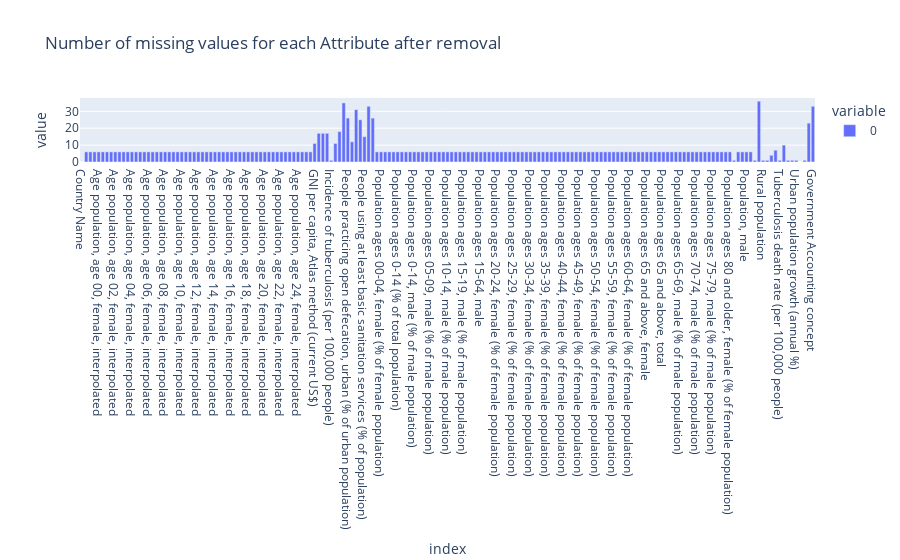

The notebook cell this image was saved under:
### Markdown cell above
Let's look at missing values now, considering we've removed atributes with more than 20% missing values

We still have approximately 175 attributes (excluding our label, hdi and the country name)

### Code cell
df.isna().sum().plot.bar(title='Number of missing values for each Attribute after removal')

### Figure 1 — Plotly figure (JSON) as saved in the notebook; plotly's stock layout.template omitted (floating-point values rounded to 4 significant figures; data arrays with more than 128 entries replaced by an {"elided": "..."} marker saying what was removed)
{"data": [{"alignmentgroup": "True", "hovertemplate": "variable=0<br>index=%{x}<br>value=%{y}<extra></extra>", "legendgroup": "0", "marker": {"color": "#636efa", "pattern": {"shape": ""}}, "name": "0", "offsetgroup": "0", "orientation": "v", "showlegend": true, "textposition": "auto", "type": "bar", "x": {"elided": "177 str values"}, "xaxis": "x", "y": {"elided": "177 int values"}, "yaxis": "y"}], "layout": {"barmode": "relative", "legend": {"title": {"text": "variable"}, "tracegroupgap": 0}, "title": {"text": "Number of missing values for each Attribute after removal"}, "xaxis": {"anchor": "y", "domain": [0, 1], "title": {"text": "index"}}, "yaxis": {"anchor": "x", "domain": [0, 1], "title": {"text": "value"}}}}
